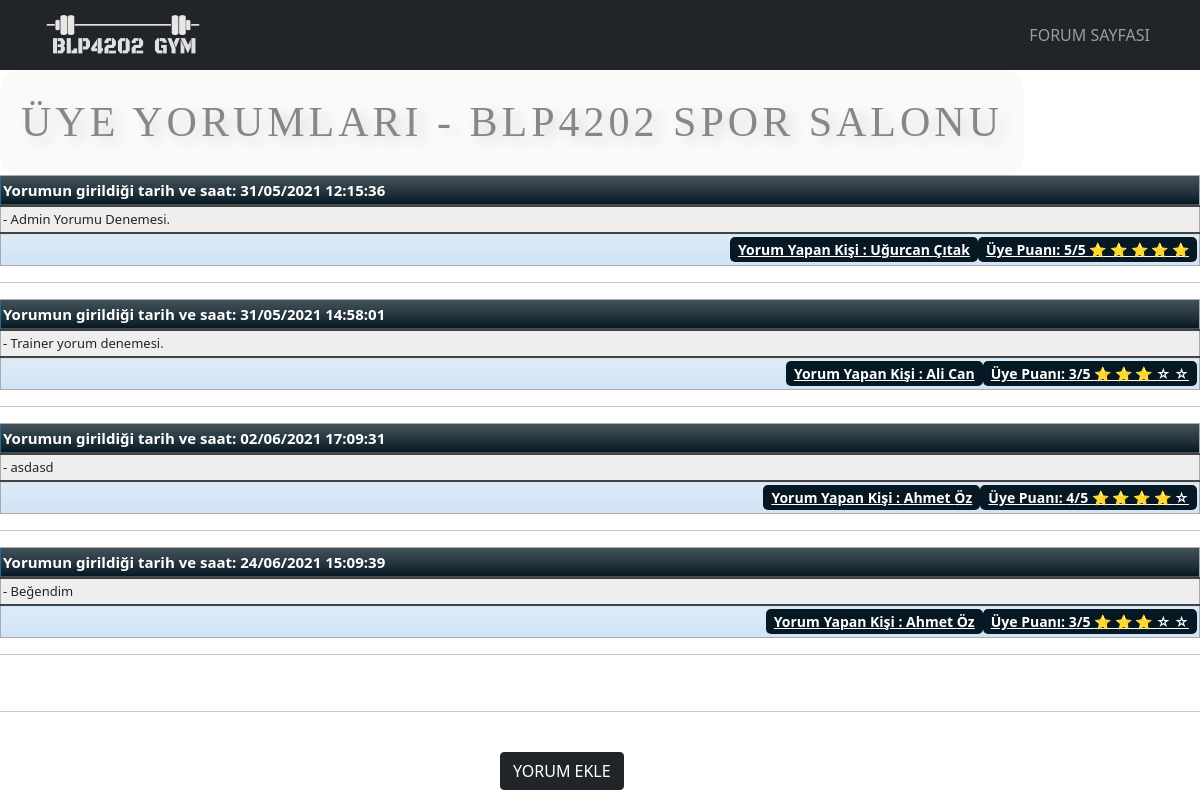
The app's page /blp4202gym/forum.php with its own data.
### tables this page shows
CREATE TABLE IF NOT EXISTS `yorumlar` (
  `id` int(11) NOT NULL AUTO_INCREMENT,
  `yorum` varchar(500) NOT NULL,
  `puan` int(11) NOT NULL,
  `yorum_yapan_id` int(11) NOT NULL,
  `tarih` varchar(25) NOT NULL,
  PRIMARY KEY (`id`),
  KEY `yorum_yapan_id` (`yorum_yapan_id`)
);

CREATE TABLE IF NOT EXISTS `uye` (
  `id` int(11) NOT NULL AUTO_INCREMENT,
  `mail` varchar(50) NOT NULL,
  `sifre` varchar(12) NOT NULL,
  `ad` varchar(25) NOT NULL,
  `soyad` varchar(25) NOT NULL,
  `tel` varchar(11) NOT NULL,
  `bakiye` varchar(5) NOT NULL,
  `gun` varchar(3) NOT NULL,
  `yetki_id` int(11) NOT NULL,
  PRIMARY KEY (`id`),
  KEY `yetki_id` (`yetki_id`)
);

### blp4202gym/forum.php (the view, shortened to what this page needs)
<!DOCTYPE html>
<html>
<head>
	<link href="./css/fstyle.css" rel="stylesheet">
	    <link href="https://cdn.jsdelivr.net/npm/bootstrap@5.0.0-beta3/dist/css/bootstrap.min.css" rel="stylesheet">
</head>
<body>
	 <header id="header">
    <nav class="navbar navbar-expand-md navbar-dark bg-dark py-2 ">
  <div class="container">
    <a class="navbar-brand" href="index.php"><img src="img\lg1.png"/></a>
    <div class="collapse navbar-collapse" id="navbarSupportedContent">
      <ul class="navbar-nav ms-auto mb-2 mb-lg-0">
          <li class="nav-item">
          <a class="nav-link" href="#">FORUM SAYFASI</a>
        </li>
      </ul>
    </div>
  </div>
</nav>
    </header>
    <div style="
    margin: auto;
    position: relative;
    font-family: Impact;
font-size: 42px;
color: #878787;
letter-spacing: 4px;
word-spacing: 0px;
font-weight: 400;
font-style: normal;
text-decoration: none;
display: inline-block;
padding: 21px 21px;
border-radius: 20px;
background: #FAFAFA;
text-shadow: 7px 5px 14px #d6d3d3;
align-items: center;
">ÜYE YORUMLARI - BLP4202 SPOR SALONU </div>
       <?php
include("connection.php");
$verilen="";
$verilmeyen="";
foreach($db->query('SELECT * FROM yorumlar',PDO::FETCH_BOTH) as $row)
{
echo "<table class=\"blueTable\">";
echo "<thead>";
echo "<tr>";
echo "<th>Yorumun girildiği tarih ve saat: $row[tarih]</th>";
echo "</tr>";
echo "</thead>";
echo "<tfoot>";
echo "<tr>";
echo "<td colspan=\"1\">";
echo "<div class=\"links\"> <a class=\"active\" href=\"#\"> "?> <?php session_start();
include("connection.php");
$sor=$db->prepare("select * from uye where id=(select yorum_yapan_id from yorumlar where id=:deger)");
$sor->execute(array(
  'deger' => $row[id]
));
$ver = $sor->fetch(PDO::FETCH_ASSOC);
echo "Yorum Yapan Kişi :" ." ".$ver['ad']." ".$ver['soyad'];     ?>    <?php echo "</a><a class=\"active\" href=\"#\">Üye Puanı: $row[puan]/5 " ?> <?php for ($i=0; $i < $row[puan] ; $i++) {
	$verilen= $verilen." "."⭐";
}
for ($i=0; $i < 5-($row[puan]); $i++) {
	$verilmeyen= $verilmeyen." "."☆";
}
echo $verilen." ".$verilmeyen;
$verilen = ""; $verilmeyen=""; ?>  <?php "</a></div>";
echo "</td>";
echo "</tr>";
echo "</tfoot>";
echo "<tbody>";
echo "<tr>";
echo "<td> - $row[yorum]</td>";
echo "</tr>";
echo "</tbody>";
echo "</table>";
echo "<hr>";
}
?>
<br>
<hr>
<br>
<div class="d-grid gap-2 col-2 mx-auto" >
  <a href="yorum.php"><button class="btn btn-dark" type="button">YORUM EKLE</button> </a>
 </div>
</body>
</html>

### blp4202gym/css/fstyle.css (style rules this page uses)
table.blueTable { border: 1px solid #1C6EA4; background-color: #EEEEEE; width: 100%; text-align: left; border-collapse: collapse; }
table.blueTable td, table.blueTable th { border: 1px solid #AAAAAA; padding: 3px 2px; }
table.blueTable tbody td { font-size: 13px; }
table.blueTable thead { background: #061823; background: -moz-linear-gradient(top, #44525a 0%, #1f2f39 66%, #061823 100%); background: -webkit-linear-gradient(top, #44525a 0%, #1f2f39 66%, #061823 100%); background: linear-gradient(to bottom, #44525a 0%, #1f2f39 66%, #061823 100%); border-bottom: 2px solid #444444; }
table.blueTable thead th { font-size: 15px; font-weight: bold; color: #FFFFFF; border-left: 2px solid #D0E4F5; }
table.blueTable thead th:first-child { border-left: none; }
table.blueTable tfoot { font-size: 14px; font-weight: bold; color: #FFFFFF; background: #D0E4F5; background: -moz-linear-gradient(top, #dcebf7 0%, #d4e6f6 66%, #D0E4F5 100%); background: -webkit-linear-gradient(top, #dcebf7 0%, #d4e6f6 66%, #D0E4F5 100%); background: linear-gradient(to bottom, #dcebf7 0%, #d4e6f6 66%, #D0E4F5 100%); border-top: 2px solid #444444; }
table.blueTable tfoot td { font-size: 14px; }
table.blueTable tfoot .links { text-align: right; }
table.blueTable tfoot .links a { display: inline-block; background: #061823; color: #FFFFFF; padding: 2px 8px; border-radius: 5px; }

### records on screen
yorumlar: tarih "31/05/2021 12:15:36", yorum_yapan.ad "Uğurcan", yorum_yapan.soyad "Çıtak", puan "5", verilen "⭐ ⭐ ⭐ ⭐ ⭐", yorum "Admin Yorumu Denemesi."
yorumlar: tarih "31/05/2021 14:58:01", yorum_yapan.ad "Ali", yorum_yapan.soyad "Can", puan "3", verilen "⭐ ⭐ ⭐", verilmeyen "☆ ☆", yorum "Trainer yorum denemesi."
yorumlar: tarih "02/06/2021 17:09:31", yorum_yapan.ad "Ahmet", yorum_yapan.soyad "Öz", puan "4", verilen "⭐ ⭐ ⭐ ⭐", verilmeyen "☆", yorum "asdasd"
yorumlar: tarih "24/06/2021 15:09:39", yorum_yapan.ad "Ahmet", yorum_yapan.soyad "Öz", puan "3", verilen "⭐ ⭐ ⭐", verilmeyen "☆ ☆", yorum "Beğendim"
